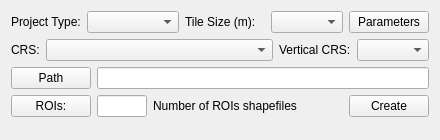
         <widget class="QWidget" name="createNewProjectTab">
          <attribute name="title">
           <string>Create New Project</string>
          </attribute>
          <layout class="QGridLayout" name="gridLayout_2">
           <item row="0" column="0">
            <layout class="QHBoxLayout" name="horizontalLayout_2">
             <item>
              <widget class="QLabel" name="projectTypeLabel">
               <property name="minimumSize">
                <size>
                 <width>0</width>
                 <height>0</height>
                </size>
               </property>
               <property name="maximumSize">
                <size>
                 <width>16777215</width>
                 <height>16777215</height>
                </size>
               </property>
               <property name="text">
                <string>Project Type:</string>
               </property>
              </widget>
             </item>
             <item>
              <widget class="QComboBox" name="projectTypeComboBox">
               <property name="sizePolicy">
                <sizepolicy hsizetype="Expanding" vsizetype="Fixed">
                 <horstretch>0</horstretch>
                 <verstretch>0</verstretch>
                </sizepolicy>
               </property>
               <property name="toolTip">
                <string>Only &quot;Generic&quot; in this plugin version</string>
               </property>
              </widget>
             </item>
             <item>
              <widget class="QLabel" name="label">
               <property name="sizePolicy">
                <sizepolicy hsizetype="Minimum" vsizetype="Preferred">
                 <horstretch>0</horstretch>
                 <verstretch>0</verstretch>
                </sizepolicy>
               </property>
               <property name="minimumSize">
                <size>
                 <width>80</width>
                 <height>0</height>
                </size>
               </property>
               <property name="maximumSize">
                <size>
                 <width>16777215</width>
                 <height>16777215</height>
                </size>
               </property>
               <property name="toolTip">
                <string>Size of square tiles for memory layers</string>
               </property>
               <property name="text">
                <string>Tile Size (m):</string>
               </property>
              </widget>
             </item>
             <item>
              <widget class="QComboBox" name="gridSizeComboBox">
               <property name="minimumSize">
                <size>
                 <width>0</width>
                 <height>0</height>
                </size>
               </property>
               <property name="maximumSize">
                <size>
                 <width>16777215</width>
                 <height>16777215</height>
                </size>
               </property>
               <property name="toolTip">
                <string>Lower for higher point density</string>
               </property>
              </widget>
             </item>
             <item>
              <widget class="QPushButton" name="projectParametersPushButton">
               <property name="minimumSize">
                <size>
                 <width>0</width>
                 <height>0</height>
                </size>
               </property>
               <property name="maximumSize">
                <size>
                 <width>16777215</width>
                 <height>16777215</height>
                </size>
               </property>
               <property name="toolTip">
                <string>Select points attributes to load</string>
               </property>
               <property name="text">
                <string>Parameters</string>
               </property>
              </widget>
             </item>
            </layout>
           </item>
           <item row="1" column="0">
            <layout class="QHBoxLayout" name="horizontalLayout_3">
             <item>
              <widget class="QLabel" name="projectCrsLbel">
               <property name="minimumSize">
                <size>
                 <width>0</width>
                 <height>0</height>
                </size>
               </property>
               <property name="maximumSize">
                <size>
                 <width>16777215</width>
                 <height>16777215</height>
                </size>
               </property>
               <property name="text">
                <string>CRS:</string>
               </property>
              </widget>
             </item>
             <item>
              <widget class="QComboBox" name="horizontalCRSsComboBox">
               <property name="sizePolicy">
                <sizepolicy hsizetype="Expanding" vsizetype="Fixed">
                 <horstretch>0</horstretch>
                 <verstretch>0</verstretch>
                </sizepolicy>
               </property>
              </widget>
             </item>
             <item>
              <widget class="QLabel" name="projectAltitudeLabel">
               <property name="minimumSize">
                <size>
                 <width>0</width>
                 <height>0</height>
                </size>
               </property>
               <property name="maximumSize">
                <size>
                 <width>16777215</width>
                 <height>16777215</height>
                </size>
               </property>
               <property name="toolTip">
                <string>Ignored in this plugin version</string>
               </property>
               <property name="text">
                <string>Vertical CRS:</string>
               </property>
              </widget>
             </item>
             <item>
              <widget class="QComboBox" name="verticalCRSsComboBox">
               <property name="minimumSize">
                <size>
                 <width>0</width>
                 <height>0</height>
                </size>
               </property>
               <property name="maximumSize">
                <size>
                 <width>16777215</width>
                 <height>16777215</height>
                </size>
               </property>
              </widget>
             </item>
            </layout>
           </item>
           <item row="2" column="0">
            <layout class="QGridLayout" name="gridLayout">
             <item row="0" column="0">
              <widget class="QPushButton" name="projectPathPushButton">
               <property name="minimumSize">
                <size>
                 <width>0</width>
                 <height>0</height>
                </size>
               </property>
               <property name="maximumSize">
                <size>
                 <width>16777215</width>
                 <height>16777215</height>
                </size>
               </property>
               <property name="toolTip">
                <string>Select existing empty path for store the project</string>
               </property>
               <property name="text">
                <string>Path</string>
               </property>
              </widget>
             </item>
             <item row="0" column="1" colspan="4">
              <widget class="QLineEdit" name="projectPathLineEdit">
               <property name="readOnly">
                <bool>true</bool>
               </property>
              </widget>
             </item>
             <item row="1" column="0">
              <widget class="QPushButton" name="roisPushButton">
               <property name="minimumSize">
                <size>
                 <width>0</width>
                 <height>0</height>
                </size>
               </property>
               <property name="maximumSize">
                <size>
                 <width>16777215</width>
                 <height>16777215</height>
                </size>
               </property>
               <property name="toolTip">
                <string>Select region of interest for the project, defined by a polygon in shapefile format. Outside points will be ignored</string>
               </property>
               <property name="text">
                <string>ROIs:</string>
               </property>
              </widget>
             </item>
             <item row="1" column="1">
              <widget class="QLineEdit" name="numberOfRoisLineEdit">
               <property name="minimumSize">
                <size>
                 <width>0</width>
                 <height>0</height>
                </size>
               </property>
               <property name="maximumSize">
                <size>
                 <width>50</width>
                 <height>16777215</height>
                </size>
               </property>
               <property name="readOnly">
                <bool>true</bool>
               </property>
              </widget>
             </item>
             <item row="1" column="2">
              <widget class="QLabel" name="label_2">
               <property name="text">
                <string>Number of ROIs shapefiles</string>
               </property>
              </widget>
             </item>
             <item row="1" column="3">
              <spacer name="horizontalSpacer">
               <property name="orientation">
                <enum>Qt::Horizontal</enum>
               </property>
               <property name="sizeHint" stdset="0">
                <size>
                 <width>40</width>
                 <height>20</height>
                </size>
               </property>
              </spacer>
             </item>
             <item row="1" column="4">
              <widget class="QPushButton" name="createProjectPushButton">
               <property name="minimumSize">
                <size>
                 <width>0</width>
                 <height>0</height>
                </size>
               </property>
               <property name="maximumSize">
                <size>
                 <width>16777215</width>
                 <height>16777215</height>
                </size>
               </property>
               <property name="toolTip">
                <string>Create the project with selected options</string>
               </property>
               <property name="text">
                <string>Create</string>
               </property>
              </widget>
             </item>
            </layout>
           </item>
           <item row="3" column="0">
            <spacer name="verticalSpacer">
             <property name="orientation">
              <enum>Qt::Vertical</enum>
             </property>
             <property name="sizeHint" stdset="0">
              <size>
               <width>20</width>
               <height>12</height>
              </size>
             </property>
            </spacer>
           </item>
          </layout>
         </widget>
